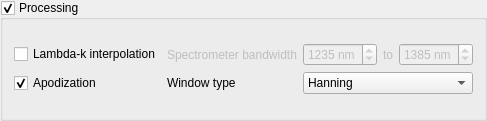
<?xml version="1.0" encoding="UTF-8"?>
<ui version="4.0">
 <class>groupConfig</class>
 <widget class="QGroupBox" name="groupConfig">
  <property name="geometry">
   <rect>
    <x>0</x>
    <y>0</y>
    <width>444</width>
    <height>121</height>
   </rect>
  </property>
  <property name="toolTip">
   <string>If unchecked, raw data will be acquired and displayed</string>
  </property>
  <property name="title">
   <string>Processing</string>
  </property>
  <property name="checkable">
   <bool>true</bool>
  </property>
  <layout class="QGridLayout" name="gridConfig">
   <item row="0" column="1">
    <layout class="QGridLayout" name="gridRight">
     <item row="0" column="0">
      <layout class="QGridLayout" name="gridProc">
       <item row="0" column="4">
        <widget class="QSpinBox" name="spinLambdaMax">
         <property name="enabled">
          <bool>false</bool>
         </property>
         <property name="suffix">
          <string> nm</string>
         </property>
         <property name="minimum">
          <number>600</number>
         </property>
         <property name="maximum">
          <number>3000</number>
         </property>
         <property name="value">
          <number>1385</number>
         </property>
        </widget>
       </item>
       <item row="0" column="0">
        <widget class="QCheckBox" name="checkInterpolation">
         <property name="toolTip">
          <string>If true, linear-in-wavenumber values are interpolated (1st order) from linear-in-wavelength spectra</string>
         </property>
         <property name="text">
          <string>Lambda-k interpolation</string>
         </property>
         <property name="checked">
          <bool>false</bool>
         </property>
         <property name="tristate">
          <bool>false</bool>
         </property>
        </widget>
       </item>
       <item row="1" column="0">
        <widget class="QCheckBox" name="checkApodization">
         <property name="toolTip">
          <string>The precision of the FFT and interpolation. Affects processing speed!</string>
         </property>
         <property name="text">
          <string>Apodization</string>
         </property>
         <property name="checked">
          <bool>true</bool>
         </property>
        </widget>
       </item>
       <item row="0" column="3">
        <widget class="QLabel" name="labelTo">
         <property name="enabled">
          <bool>false</bool>
         </property>
         <property name="text">
          <string>to</string>
         </property>
        </widget>
       </item>
       <item row="0" column="1">
        <widget class="QLabel" name="labelLambda">
         <property name="enabled">
          <bool>false</bool>
         </property>
         <property name="toolTip">
          <string>The spectrometer range. Assumes a linear-in-wavelength in </string>
         </property>
         <property name="text">
          <string>Spectrometer bandwidth</string>
         </property>
        </widget>
       </item>
       <item row="0" column="2">
        <widget class="QSpinBox" name="spinLambdaMin">
         <property name="enabled">
          <bool>false</bool>
         </property>
         <property name="suffix">
          <string> nm</string>
         </property>
         <property name="minimum">
          <number>300</number>
         </property>
         <property name="maximum">
          <number>2400</number>
         </property>
         <property name="value">
          <number>1235</number>
         </property>
        </widget>
       </item>
       <item row="1" column="2" colspan="3">
        <widget class="QComboBox" name="comboApodization">
         <property name="toolTip">
          <string>The type of window used to apodize the A-line spectra prior to FFT</string>
         </property>
         <item>
          <property name="text">
           <string>Hanning</string>
          </property>
         </item>
         <item>
          <property name="text">
           <string>Blackman</string>
          </property>
         </item>
         <item>
          <property name="text">
           <string>Hamming</string>
          </property>
         </item>
         <item>
          <property name="text">
           <string>None</string>
          </property>
         </item>
        </widget>
       </item>
       <item row="1" column="1">
        <widget class="QLabel" name="labelWindowType">
         <property name="text">
          <string>Window type</string>
         </property>
        </widget>
       </item>
      </layout>
     </item>
    </layout>
   </item>
  </layout>
 </widget>
 <resources/>
 <connections/>
</ui>
